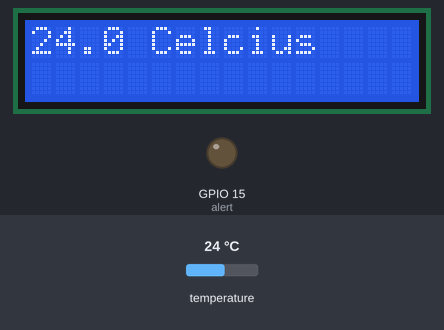
A program run on a simulated ESP32 board running MicroPython. Parts: 16×2 character LCD, output pins drawn as LEDs (lit = HIGH). The inputs (shaded band) are chosen by the test bench; at power-on: temperature 24 °C. The clock reads 2024-03-15 10:24:30 at power-on unless the program sets it; files the program writes start out absent; library files of the repository ran but are not shown: lcd_api.py; pins used as bus, display or sensor lines are not drawn; what the program prints to the serial console is not drawn. At 9.8 s the program stops and its outputs stay as they are.

Above: at 4.1 s.
4.2 s: temperature set to 12 °C
At 8.7 s:
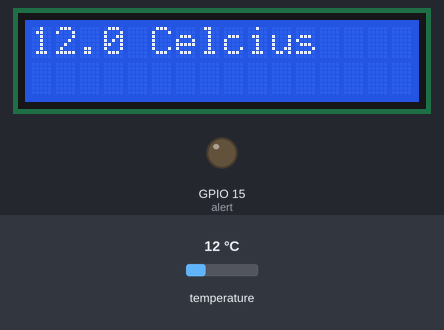
At 10.0 s:
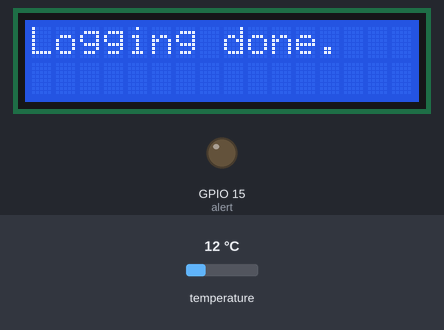
Timing chart, 0 to 11.3 s (numbered marks = the images above; inputs shaded):
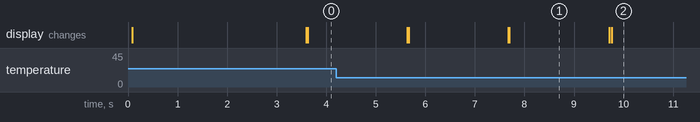

Measured:
- what the display in image 1 shows lasts 2.0 s, from 7.7 s to 9.7 s

The program:

main.py
```python
import onewire, ds18x20, time
from gpio_lcd import GpioLcd
from machine import Pin


x = 2  # sleep time [s] between measures
y = 4  # cycles of measure
# measure time = x*y

SensorPin = Pin(26, Pin.IN)  # define sensor inputs pin
alert = Pin(15, Pin.OUT)
sensor = ds18x20.DS18X20(onewire.OneWire(SensorPin))  # define sensors
roms = sensor.scan()  # lots of sensors by i2c, scan for detect all

lcd = GpioLcd(rs_pin=Pin(16),
                enable_pin=Pin(17),
                d4_pin=Pin(18),
                d5_pin=Pin(19),
                d6_pin=Pin(20),
                d7_pin=Pin(21),
                num_lines=2, num_columns=16)  # define LDC connection using library

temp_list = []  # empty list for temp log
date_list = []  # empty list for date log

with open('output.txt', "w") as file:  # create file to log data
    pass

lcd.putstr('Temp logger')
time.sleep(1.5)

a=0
while True:
    #licznik do testow
    a=a+1

    sensor.convert_temp()
    time.sleep(x)
    for rom in roms:
        temperature = round(sensor.read_temp(rom),1)
        lcd.clear()
        lcd.putstr(f'{temperature} Celcius')
        print(temperature,"C")
        temp_list.append(temperature)
        data = "%4d-%02d-%02d %02d:%02d:%02d" % time.localtime()[:6]
        date_list.append(data)
        print(temp_list)
        print(date_list)
    if a==y:
        break

with open('output.txt', "a") as file:
    for i in range(len(temp_list)):
        file.write(date_list[i] + ' ' + str(temp_list[i]) + ' Celcius' + '\n')

lcd.clear()
lcd.putstr('Logging done.')
```

gpio_lcd.py
```python
"""Implements a HD44780 character LCD connected via ESP32 GPIO pins."""

from lcd_api import LcdApi
from machine import Pin
from utime import sleep_ms, sleep_us


class GpioLcd(LcdApi):
    """Implements a HD44780 character LCD connected via ESP32 GPIO pins."""

    def __init__(self, rs_pin, enable_pin, d0_pin=None, d1_pin=None,
                 d2_pin=None, d3_pin=None, d4_pin=None, d5_pin=None,
                 d6_pin=None, d7_pin=None, rw_pin=None, backlight_pin=None,
                 num_lines=2, num_columns=16):
        """Constructs the GpioLcd object. All of the arguments must be machine.Pin
        objects which describe which pin the given line from the LCD is
        connected to.
        When used in 4-bit mode, only D4, D5, D6, and D7 are physically
        connected to the LCD panel. This function allows you call it like
        GpioLcd(rs, enable, D4, D5, D6, D7) and it will interpret that as
        if you had actually called:
        GpioLcd(rs, enable, d4=D4, d5=D5, d6=D6, d7=D7)
        The enable 8-bit mode, you need pass d0 through d7.
        The rw pin isn't used by this library, but if you specify it, then
        it will be set low.
        """
        self.rs_pin = rs_pin
        self.enable_pin = enable_pin
        self.rw_pin = rw_pin
        self.backlight_pin = backlight_pin
        self._4bit = True
        if d4_pin and d5_pin and d6_pin and d7_pin:
            self.d0_pin = d0_pin
            self.d1_pin = d1_pin
            self.d2_pin = d2_pin
            self.d3_pin = d3_pin
            self.d4_pin = d4_pin
            self.d5_pin = d5_pin
            self.d6_pin = d6_pin
            self.d7_pin = d7_pin
            if self.d0_pin and self.d1_pin and self.d2_pin and self.d3_pin:
                self._4bit = False
        else:
            # This is really 4-bit mode, and the 4 data pins were just
            # passed as the first 4 arguments, so we switch things around.
            self.d0_pin = None
            self.d1_pin = None
            self.d2_pin = None
            self.d3_pin = None
            self.d4_pin = d0_pin
            self.d5_pin = d1_pin
            self.d6_pin = d2_pin
            self.d7_pin = d3_pin
        self.rs_pin.init(Pin.OUT)
        self.rs_pin.value(0)
        if self.rw_pin:
            self.rw_pin.init(Pin.OUT)
            self.rw_pin.value(0)
        self.enable_pin.init(Pin.OUT)
        self.enable_pin.value(0)
        self.d4_pin.init(Pin.OUT)
        self.d5_pin.init(Pin.OUT)
        self.d6_pin.init(Pin.OUT)
        self.d7_pin.init(Pin.OUT)
        self.d4_pin.value(0)
        self.d5_pin.value(0)
        self.d6_pin.value(0)
        self.d7_pin.value(0)
        if not self._4bit:
            self.d0_pin.init(Pin.OUT)
            self.d1_pin.init(Pin.OUT)
            self.d2_pin.init(Pin.OUT)
            self.d3_pin.init(Pin.OUT)
            self.d0_pin.value(0)
            self.d1_pin.value(0)
            self.d2_pin.value(0)
            self.d3_pin.value(0)
        if self.backlight_pin is not None:
            self.backlight_pin.init(Pin.OUT)
            self.backlight_pin.value(0)

        # See about splitting this into begin

        sleep_ms(20)   # Allow LCD time to powerup
        # Send reset 3 times
        self.hal_write_init_nibble(self.LCD_FUNCTION_RESET)
        sleep_ms(5)    # need to delay at least 4.1 msec
        self.hal_write_init_nibble(self.LCD_FUNCTION_RESET)
        sleep_ms(1)
        self.hal_write_init_nibble(self.LCD_FUNCTION_RESET)
        sleep_ms(1)
        cmd = self.LCD_FUNCTION
        if not self._4bit:
            cmd |= self.LCD_FUNCTION_8BIT
        self.hal_write_init_nibble(cmd)
        sleep_ms(1)
        LcdApi.__init__(self, num_lines, num_columns)
        if num_lines > 1:
            cmd |= self.LCD_FUNCTION_2LINES
        self.hal_write_command(cmd)

    def hal_pulse_enable(self):
        """Pulse the enable line high, and then low again."""
        self.enable_pin.value(0)
        sleep_us(1)
        self.enable_pin.value(1)
        sleep_us(1)       # Enable pulse needs to be > 450 nsec
        self.enable_pin.value(0)
        sleep_us(100)     # Commands need > 37us to settle

    def hal_write_init_nibble(self, nibble):
        """Writes an initialization nibble to the LCD.
        This particular function is only used during initialization.
        """
        self.hal_write_4bits(nibble >> 4)

    def hal_backlight_on(self):
        """Allows the hal layer to turn the backlight on."""
        if self.backlight_pin:
            self.backlight_pin.value(1)

    def hal_backlight_off(self):
        """Allows the hal layer to turn the backlight off."""
        if self.backlight_pin:
            self.backlight_pin.value(0)

    def hal_write_command(self, cmd):
        """Writes a command to the LCD.
        Data is latched on the falling edge of E.
        """
        self.rs_pin.value(0)
        self.hal_write_8bits(cmd)
        if cmd <= 3:
            # The home and clear commands require a worst
            # case delay of 4.1 msec
            sleep_ms(5)

    def hal_write_data(self, data):
        """Write data to the LCD."""
        self.rs_pin.value(1)
        self.hal_write_8bits(data)

    def hal_write_8bits(self, value):
        """Writes 8 bits of data to the LCD."""
        if self.rw_pin:
            self.rw_pin.value(0)
        if self._4bit:
            self.hal_write_4bits(value >> 4)
            self.hal_write_4bits(value)
        else:
            self.d3_pin.value(value & 0x08)
            self.d2_pin.value(value & 0x04)
            self.d1_pin.value(value & 0x02)
            self.d0_pin.value(value & 0x01)
            self.hal_write_4bits(value >> 4)

    def hal_write_4bits(self, nibble):
        """Writes 4 bits of data to the LCD."""
        self.d7_pin.value(nibble & 0x08)
        self.d6_pin.value(nibble & 0x04)
        self.d5_pin.value(nibble & 0x02)
        self.d4_pin.value(nibble & 0x01)
        self.hal_pulse_enable()
```
